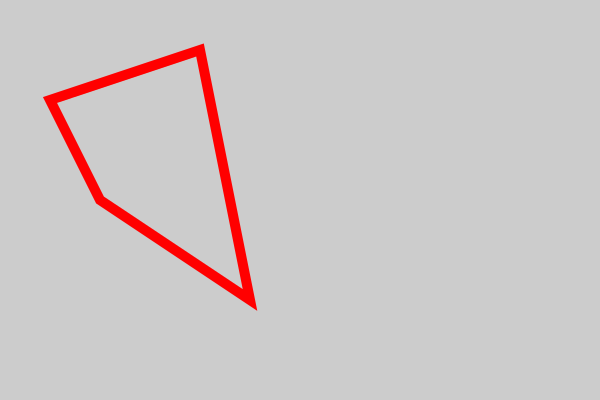

This figure's Python source:
import cairo

# Set up surface
surface = cairo.ImageSurface(cairo.FORMAT_RGB24, 600, 400)
context = cairo.Context(surface)
context.set_source_rgb(0.8, 0.8, 0.8)
context.paint()

# Closed Polygon
context.move_to(50, 100) #A
context.line_to(200, 50) #B
context.line_to(250, 300) #C
context.line_to(100, 200) #D
context.close_path() #To make an open polygon, just omit this line
context.set_source_rgb(1, 0, 0)
context.set_line_width(10)
context.stroke()

surface.write_to_png('polygon.png')
